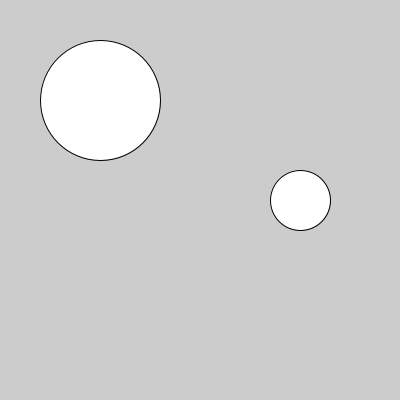
Frame 1 (no input)
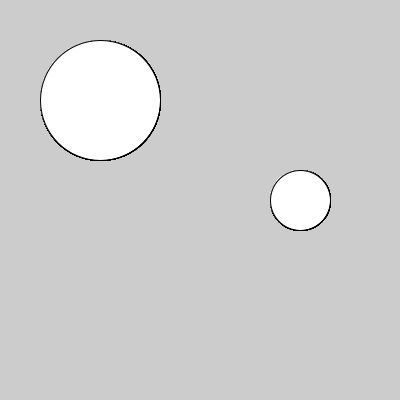
Frame 60 (the mouse pressed at the canvas centre just before this capture)
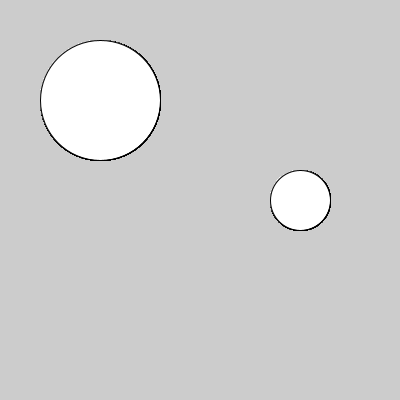
Frame 120 (the mouse held since frame 60 and released just before this capture)

The Processing sketch that drew these frames (run headless with seeded random() and noise(); from frame 60 on, the mouse is pressed at the canvas centre):

// Processing sketch: Ejemplo03
// ── Ejemplo03.pde
Circulo circulo;
Circulo otroCirculo;
void  setup()
{
  size(400,400);
  circulo = new Circulo( new PVector(100,100), 60);
  PVector posicion = new PVector(300,200);
  float radio = 30;
  otroCirculo = new Circulo(posicion, radio);
  println("Distancia entre puntos: " + PVector.dist(circulo.posicion, otroCirculo.posicion ) ); //Las 2 formas de obtener la distancia.
  println("Distancia entre puntos: " + circulo.posicion.dist(otroCirculo.posicion));
}

void draw()
{
  circulo.dibujar();
  otroCirculo.dibujar();
}

// ── Circulo.pde
class Circulo
{
  //Atributos.
  PVector posicion;
  float radio;
  
  //Constructores.
  public Circulo()
  {
    this.posicion = new PVector(100,100);
    this.radio = 60;
  }

  public Circulo(PVector posicion, float radio)
  {
     this.posicion = posicion;
     this.radio = radio;
  }

  //Métodos u operaciones.
  void dibujar()
  {
    circle(this.posicion.x, this.posicion.y, radio*2);  
  }  
}
